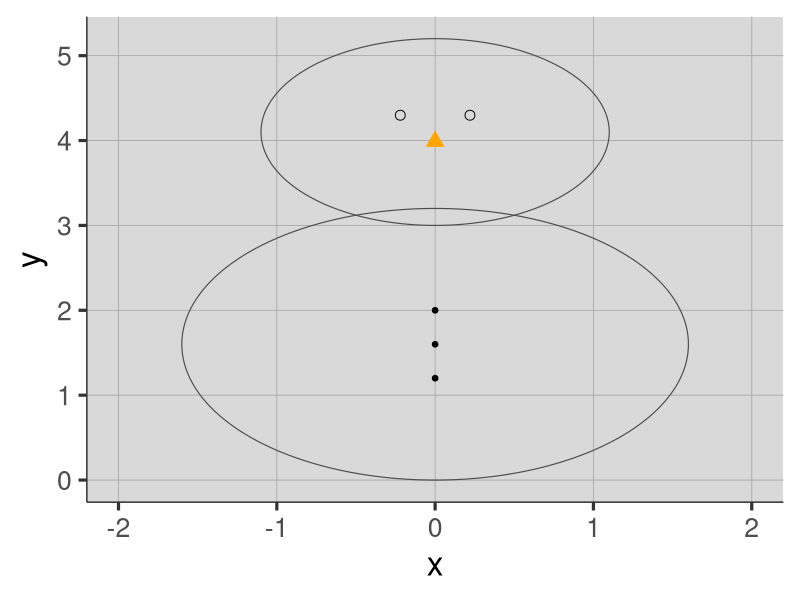

Generate this figure with R:
library(tidyverse)
library(ggforce)
library(gganimate)

# --- Snowman setup ---
r_bottom <- 1.8
r_middle <- 1.6
r_head <- 1.1
overlap <- 0.2

y_bottom <- 0
y_middle <- y_bottom + r_bottom - overlap
y_head <- y_middle + r_middle + r_head - overlap

snowman_parts <- tibble(
  x = 0, y = c(y_middle, y_head),
  r = c( r_middle, r_head)
)

# Head features: eyes and slightly lowered nose
head_x <- 0; head_y <- y_head; head_r <- r_head
features_head <- tibble(
  x = c(head_x - 0.2*head_r, head_x + 0.2*head_r, head_x),  # eyes and nose centered
  y = c(head_y + 0.18*head_r, head_y + 0.18*head_r, head_y - 0.1*head_r),  # nose slightly lower
  size = c(3, 3, 4),  # nose larger
  col = c("black","black","orange"),
  shape = c(1,1,24)  # eyes, eyes, nose
)

# Buttons
buttons <- tibble(
  x = c(0, 0, 0),
  y = c(y_middle + 0.25*r_middle, y_middle, y_middle - 0.25*r_middle),
  size = c(r_middle, r_middle, r_middle)  # increased size
)

p <- ggplot() +
  # Background
  # annotate("rect", xmin = -5, xmax = 5, ymin = -5, ymax = 10, fill = "#2b3b4f") +
  
  # Snowman body
  geom_circle(data = snowman_parts, aes(x0=x, y0=y, r=r),
              # fill="white",
              color="gray30", size=0.4) +
  # Features (eyes and slightly lowered nose)
  geom_point(data=features_head, aes(x=x, y=y),
             color=features_head$col,
             fill=features_head$col,
             size=features_head$size,
             shape=features_head$shape) +
  
  # Buttons
  geom_point(data=buttons, aes(x=x, y=y), color="black", size=buttons$size) +
  
  # Snowflakes
  # geom_point(data=snowflakes_anim, aes(x=x, y=y), color="white", size=1.5, alpha=0.8) +
  
  # coord_fixed(xlim=c(-5,5), ylim=c(0,10)) +
  scale_x_continuous(limits=c(-2, 2)) +
  theme_classic(base_size = 24) +
  theme(legend.position="none",
        axis.line = element_line(color = "black", linewidth = 0.4),
        panel.grid.major = element_line(color = "darkgray", linewidth = 0.3),
        panel.grid.minor = element_blank(),   # remove minor gridlines
        panel.background = element_rect(fill = "grey85", color = NA)
  )

ggsave(p, filename = "sm02.png", width = 16, height = 16)
